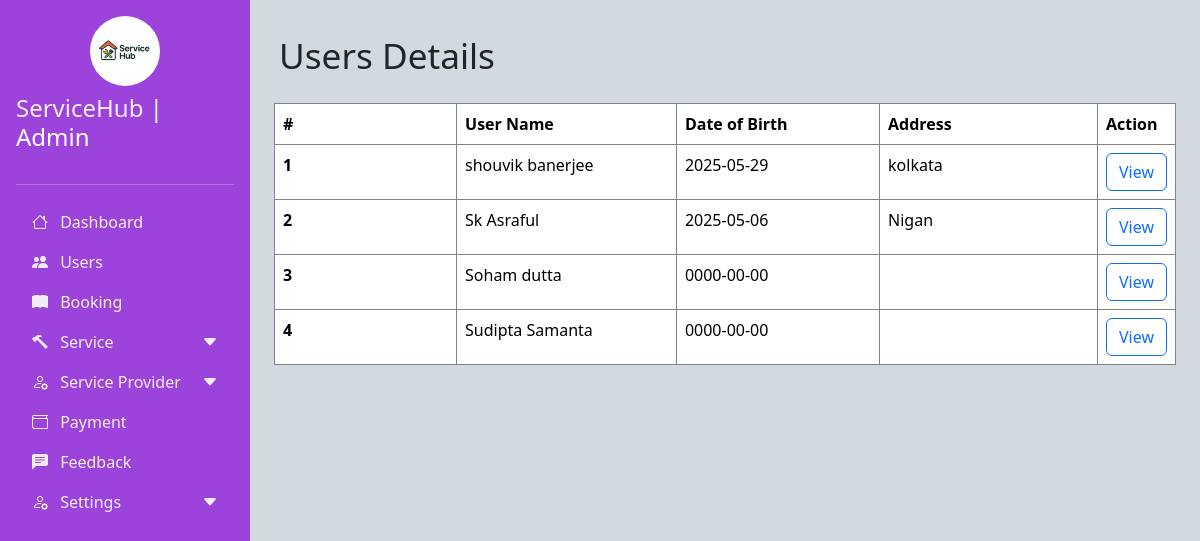
Screenshot of /Admin/user.php (signed in) with the database file from the repository.
### tables this page shows
CREATE TABLE `users` (
  `user_id` int(11) NOT NULL,
  `name` varchar(50) NOT NULL,
  `dob` date NOT NULL,
  `email` varchar(50) NOT NULL,
  `password` varchar(30) NOT NULL,
  `phone` varchar(15) NOT NULL,
  `address` text NOT NULL,
  `image` text NOT NULL,
  `created_at` timestamp NOT NULL DEFAULT current_timestamp(),
  `updated_at` timestamp NOT NULL DEFAULT current_timestamp()
);

### Admin/user.php (the view, shortened to what this page needs)
<!DOCTYPE html>
<html lang="en">
<head>
    <link href="./css/bootstrap.min.css" rel="stylesheet" >
    <link rel="stylesheet" href="https://cdn.jsdelivr.net/npm/bootstrap-icons@1.10.0/font/bootstrap-icons.css">
    <link rel="stylesheet" href="custom.css">
</head>
<body>
    <div class="d-flex ">
        <?php
            include_once "sidenav.php";
        ?>
        <div class="main-content p-4" id="mainContent">
        <div class="o35">
                    <p style="padding:5px;font-size:2.2rem">Users Details</p>
                    <table class="table">
                    <thead>
                        <tr>
                        <th scope="col">#</th>
                        <th scope="col">User Name</th>
                        <th scope="col">Date of Birth</th>
                        <th scope="col">Address</th>
                        <th colspan='2'>Action</th>
                        </tr>
                    </thead>
                    <tbody>
                    <?php
                        include_once "connection.php";
                        $count=1;
                        $res=mysqli_query($con,"SELECT * from users ");
                        while($row=mysqli_fetch_array($res))
                        {
                    ?>
                        <tr>
                        <th scope="row"><?php  echo $count++?></th>
                        <td data-label="User Name"><?php  echo $row['name']?></td>
                        <td data-label="DOB"><?php  echo $row['dob']?></td>
                         <td data-label="status"><?php  echo $row['address']?></td>
                        <td data-label="Action"><a href="userview.php?id=<?php echo $row['user_id']; ?>"><button type="button" class="btn btn-outline-primary">View</button></td>
                        </tr>
                        <?php
                            }
                        ?>
                    </tbody>
                    </table>
                </div>
            </div>
        </div>
</body>
</html>

### Admin/custom.css (style rules this page uses)
body { overflow-x: hidden; background-color: rgb(210, 217, 224); }
.main-content { margin-left: 250px; transition: all 0.3s; }
table th { width:500px; }
table, th,td { border: 1px solid rgb(130, 131, 132); border-style: ridge; }
.table { width: 100%; border-collapse: collapse; }

### rows the page displays
users: name "shouvik banerjee", dob "2025-05-29", address "kolkata"
users: name "Sk Asraful", dob "2025-05-06", address "Nigan"
users: name "Soham dutta", dob "0000-00-00"
users: name "Sudipta Samanta", dob "0000-00-00"
